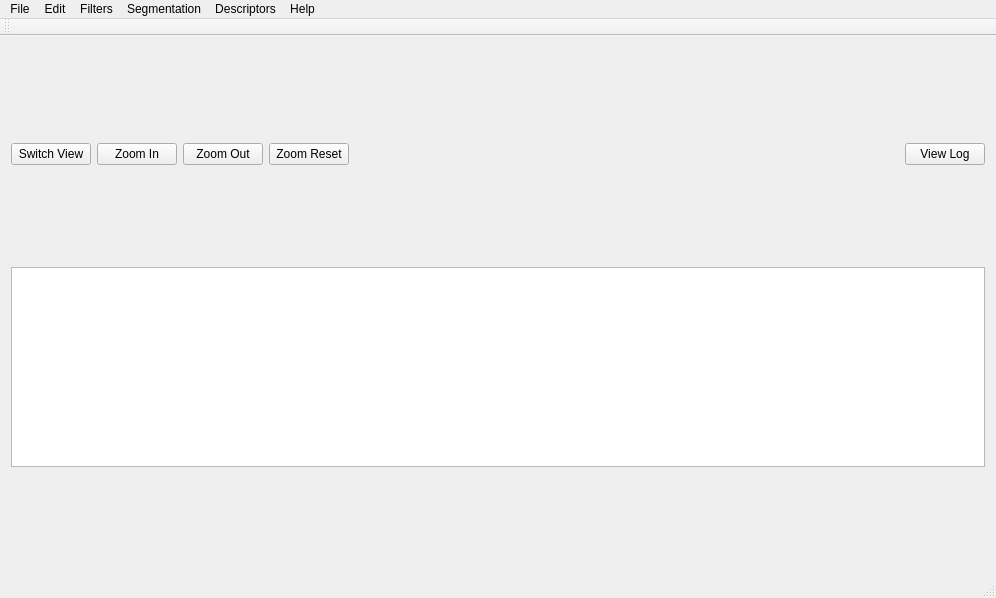
<?xml version="1.0" encoding="UTF-8"?>
<ui version="4.0">
 <class>CercetareClass</class>
 <widget class="QMainWindow" name="CercetareClass">
  <property name="geometry">
   <rect>
    <x>0</x>
    <y>0</y>
    <width>996</width>
    <height>598</height>
   </rect>
  </property>
  <property name="windowTitle">
   <string>Cercetare</string>
  </property>
  <widget class="QWidget" name="centralWidget">
   <layout class="QVBoxLayout" name="verticalLayout">
    <item>
     <layout class="QHBoxLayout" name="horizontalLayout_2">
      <item>
       <widget class="QPushButton" name="pushButtonSwitchView">
        <property name="text">
         <string>Switch View</string>
        </property>
       </widget>
      </item>
      <item>
       <widget class="QPushButton" name="pushButtonZoomIn">
        <property name="text">
         <string>Zoom In</string>
        </property>
       </widget>
      </item>
      <item>
       <widget class="QPushButton" name="pushButtonZoomOut">
        <property name="text">
         <string>Zoom Out</string>
        </property>
       </widget>
      </item>
      <item>
       <widget class="QPushButton" name="pushButtonZoomReset">
        <property name="text">
         <string>Zoom Reset</string>
        </property>
       </widget>
      </item>
      <item>
       <spacer name="horizontalSpacer">
        <property name="orientation">
         <enum>Qt::Horizontal</enum>
        </property>
        <property name="sizeHint" stdset="0">
         <size>
          <width>40</width>
          <height>20</height>
         </size>
        </property>
       </spacer>
      </item>
      <item>
       <widget class="QPushButton" name="pushButtonToggleLog">
        <property name="text">
         <string>View Log</string>
        </property>
       </widget>
      </item>
     </layout>
    </item>
    <item>
     <layout class="QHBoxLayout" name="horizontalLayout">
      <item>
       <widget class="QTextBrowser" name="textBrowserLog">
        <property name="enabled">
         <bool>true</bool>
        </property>
        <property name="maximumSize">
         <size>
          <width>16777215</width>
          <height>200</height>
         </size>
        </property>
       </widget>
      </item>
     </layout>
    </item>
   </layout>
  </widget>
  <widget class="QMenuBar" name="menuBar">
   <property name="geometry">
    <rect>
     <x>0</x>
     <y>0</y>
     <width>996</width>
     <height>21</height>
    </rect>
   </property>
   <widget class="QMenu" name="menuFile">
    <property name="title">
     <string>File</string>
    </property>
    <addaction name="actionOpen_image"/>
    <addaction name="actionSave_image"/>
   </widget>
   <widget class="QMenu" name="menuFilters">
    <property name="title">
     <string>Filters</string>
    </property>
    <addaction name="actionSobel"/>
    <addaction name="actionGaussian_Blur"/>
    <addaction name="actionSharpening"/>
    <addaction name="actionColor_Smoothing"/>
    <addaction name="separator"/>
    <addaction name="actionCustom_Convolution"/>
   </widget>
   <widget class="QMenu" name="menuSegmentation">
    <property name="title">
     <string>Segmentation</string>
    </property>
    <addaction name="actionK_Means"/>
    <addaction name="actionThreshold"/>
    <addaction name="actionSOM"/>
   </widget>
   <widget class="QMenu" name="menuEdit">
    <property name="title">
     <string>Edit</string>
    </property>
    <addaction name="actionGrayscale"/>
    <addaction name="actionResize"/>
   </widget>
   <widget class="QMenu" name="menuDescriptors">
    <property name="title">
     <string>Descriptors</string>
    </property>
    <addaction name="actionSIFT"/>
   </widget>
   <widget class="QMenu" name="menuHelp">
    <property name="title">
     <string>Help</string>
    </property>
    <addaction name="actionBenchmark"/>
   </widget>
   <addaction name="menuFile"/>
   <addaction name="menuEdit"/>
   <addaction name="menuFilters"/>
   <addaction name="menuSegmentation"/>
   <addaction name="menuDescriptors"/>
   <addaction name="menuHelp"/>
  </widget>
  <widget class="QToolBar" name="mainToolBar">
   <attribute name="toolBarArea">
    <enum>TopToolBarArea</enum>
   </attribute>
   <attribute name="toolBarBreak">
    <bool>false</bool>
   </attribute>
  </widget>
  <widget class="QStatusBar" name="statusBar"/>
  <action name="actionOpen_image">
   <property name="text">
    <string>Open image</string>
   </property>
  </action>
  <action name="actionSave_image">
   <property name="text">
    <string>Save image</string>
   </property>
  </action>
  <action name="actionSobel">
   <property name="text">
    <string>Sobel</string>
   </property>
  </action>
  <action name="actionGaussian_Blur">
   <property name="text">
    <string>Gaussian Blur</string>
   </property>
  </action>
  <action name="actionSharpening">
   <property name="text">
    <string>Sharpening</string>
   </property>
  </action>
  <action name="actionColor_Smoothing">
   <property name="text">
    <string>Color Smoothing</string>
   </property>
  </action>
  <action name="actionK_Means">
   <property name="text">
    <string>K-Means</string>
   </property>
  </action>
  <action name="actionThreshold">
   <property name="text">
    <string>Threshold</string>
   </property>
  </action>
  <action name="actionGrayscale">
   <property name="text">
    <string>Grayscale</string>
   </property>
  </action>
  <action name="actionSOM">
   <property name="text">
    <string>SOM</string>
   </property>
  </action>
  <action name="actionResize">
   <property name="text">
    <string>Resize</string>
   </property>
  </action>
  <action name="actionSIFT">
   <property name="text">
    <string>SIFT</string>
   </property>
  </action>
  <action name="actionBenchmark">
   <property name="text">
    <string>Benchmark</string>
   </property>
  </action>
  <action name="actionCustom_Convolution">
   <property name="text">
    <string>Custom Convolution</string>
   </property>
  </action>
 </widget>
 <layoutdefault spacing="6" margin="11"/>
 <resources>
  <include location="cercetare.qrc"/>
 </resources>
 <connections/>
</ui>
